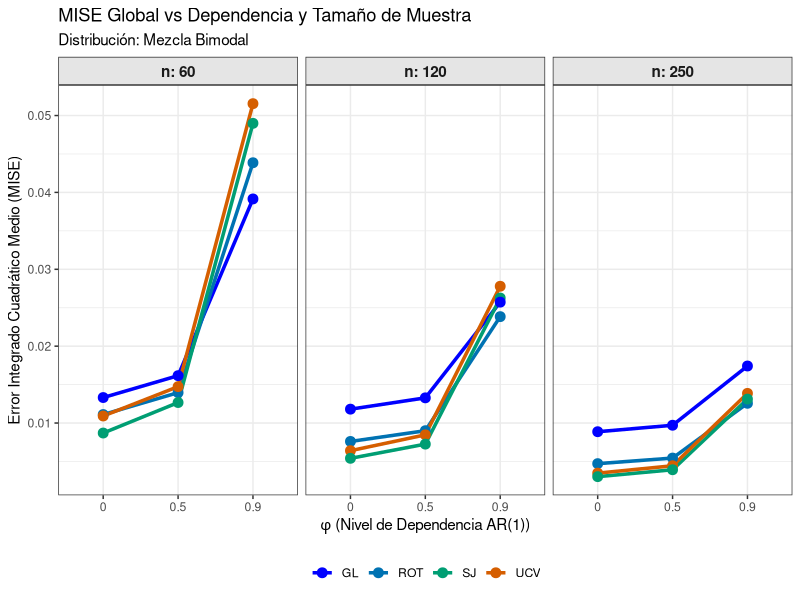
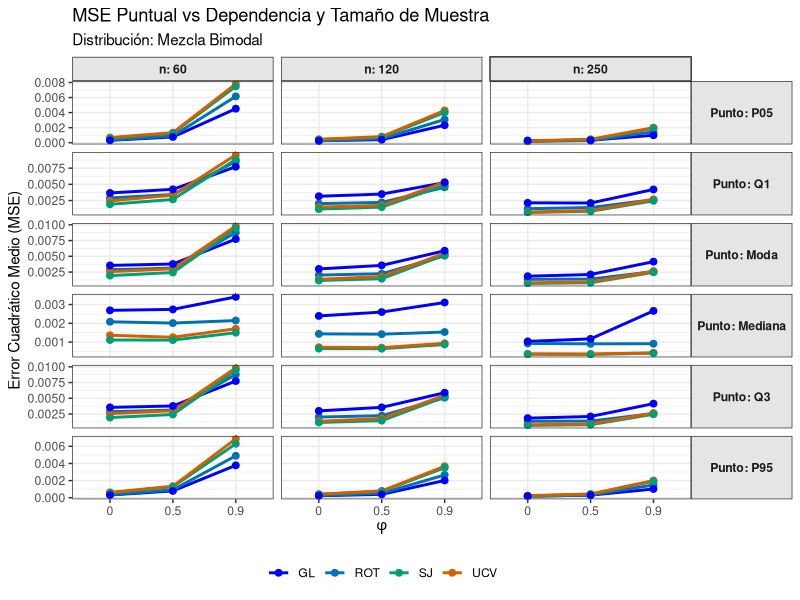
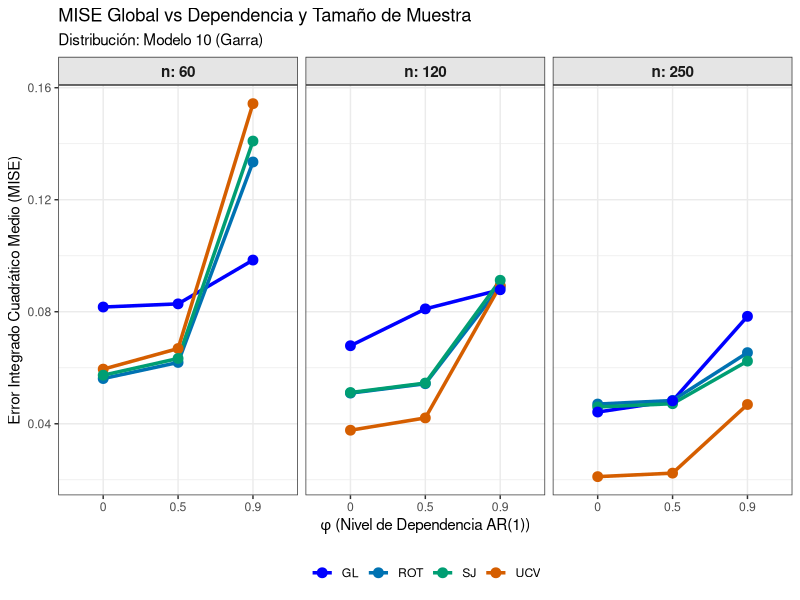
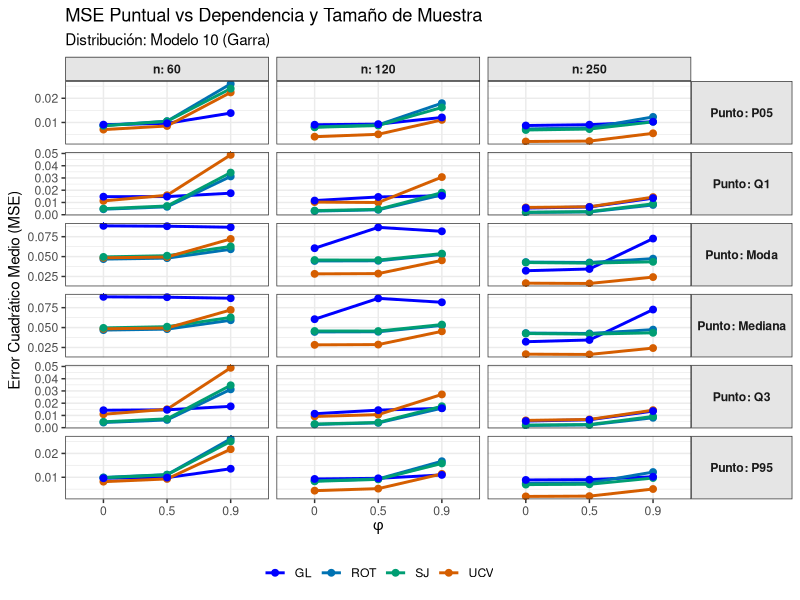
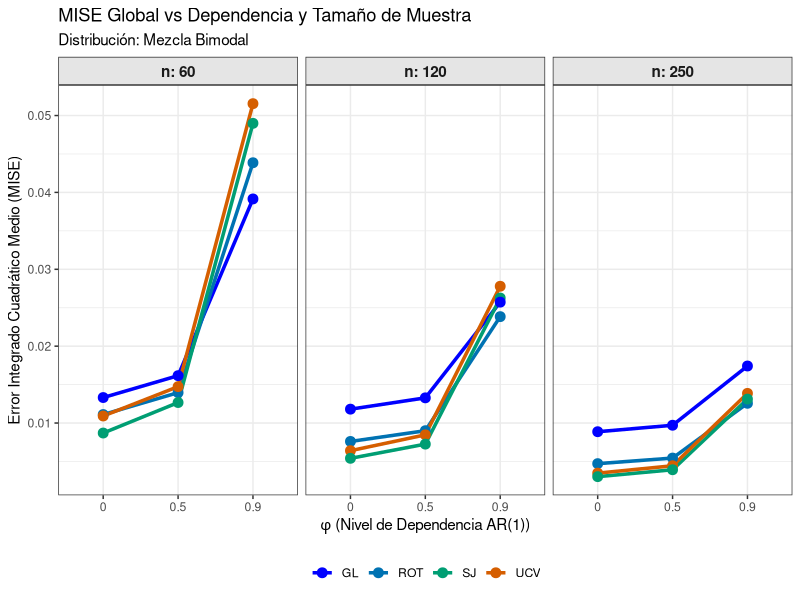
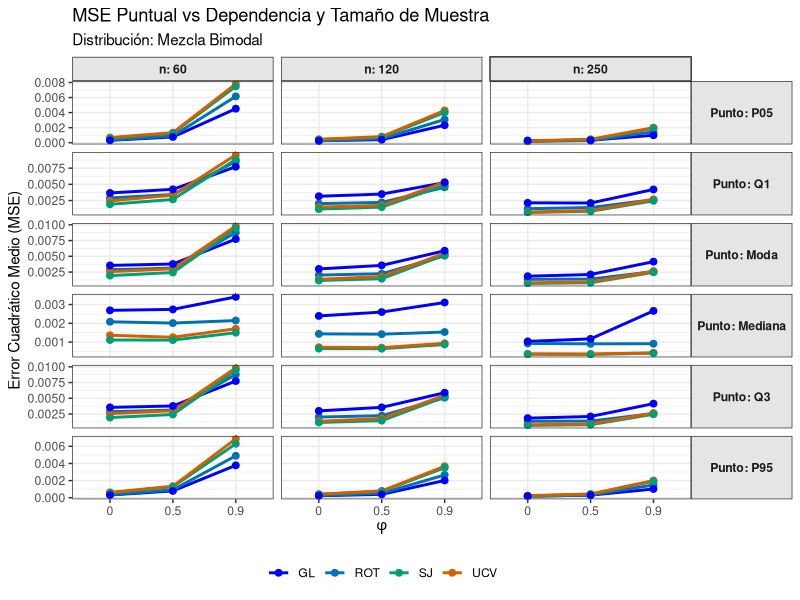
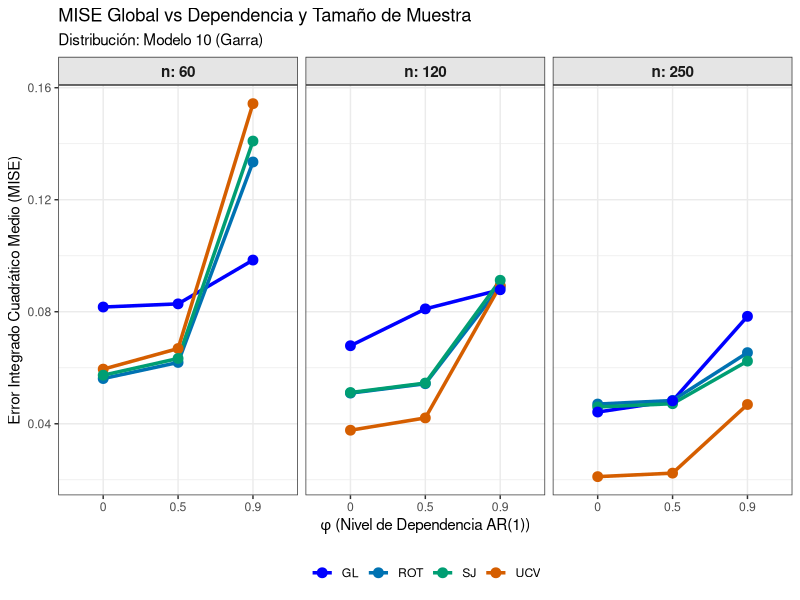
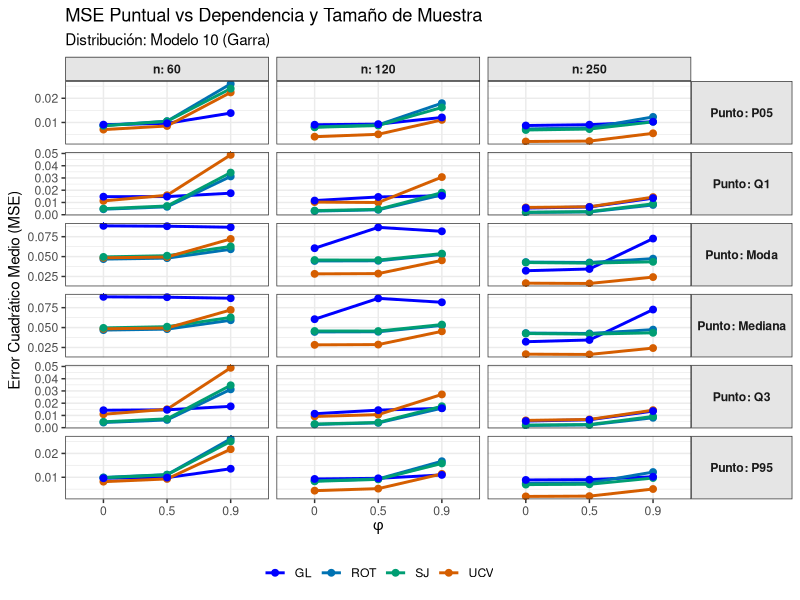

Write the R code that produced these figures, in order.
# =====================================================================
# SCRIPT DE VISUALIZACIÓN: IMPORTACIÓN DE EXCEL Y GRÁFICOS
# =====================================================================

# 1. Carga de paquetes necesarios
if (!require(readxl)) install.packages("readxl")
if (!require(ggplot2)) install.packages("ggplot2")
if (!require(tidyr)) install.packages("tidyr")
if (!require(dplyr)) install.packages("dplyr")

library(readxl)
library(ggplot2)
library(tidyr)
library(dplyr)

# Directorio donde guardaste los Excel
setwd("~/Desktop/tesis_sebastian/adaptive-density-weak-dep/scripts/calibration_study/Nuevo")

# =====================================================================
# 2. IMPORTACIÓN Y CONSOLIDACIÓN DE DATOS (MISE y MSE)
# =====================================================================

# A) Lectura de archivos MISE (Inyectamos la columna 'n' de forma segura con mutate)
cat("Importando archivos MISE...\n")
mise_n60  <- read_excel("mise_simulacion_mezclas_n60.xlsx") %>% mutate(n = 60)
mise_n120 <- read_excel("mise_simulacion_mezclas_n120.xlsx") %>% mutate(n = 120)
mise_n250 <- read_excel("mise_simulacion_mezclas_n250.xlsx") %>% mutate(n = 250)

# Variables con nombres muy distintos para evitar confusiones
tabla_global_mise <- bind_rows(
  mise_n60, 
  mise_n120, 
  mise_n250
)

# B) Lectura de archivos MSE Puntual (Inyectamos la columna 'n')
cat("Importando archivos MSE Puntual...\n")
mse_n60  <- read_excel("mse_simulacion_mezclas_n60.xlsx") %>% mutate(n = 60)
mse_n120 <- read_excel("mse_simulacion_mezclas_n120.xlsx") %>% mutate(n = 120)
mse_n250 <- read_excel("mse_simulacion_mezclas_n250.xlsx") %>% mutate(n = 250)

tabla_puntual_mse <- bind_rows(
  mse_n60, 
  mse_n120, 
  mse_n250
)

# =====================================================================
# 3. FUNCIONES DE GRAFICACIÓN (ggplot2)
# =====================================================================

colores_metodos <- c("ROT" = "#0072B2", "UCV" = "#D55E00", "SJ" = "#009E73", "GL" = "blue")

# Función 1: Gráfico del MISE
generar_grafico_mise <- function(df_mise, nombre_densidad) {
  
  df_sub <- df_mise %>% filter(Distribucion == nombre_densidad)
  
  df_long <- df_sub %>%
    pivot_longer(cols = c(ROT, UCV, SJ, GL), names_to = "Metodo", values_to = "MISE")
  
  df_long$MISE <- as.numeric(df_long$MISE)
  
  p <- ggplot(df_long, aes(x = as.factor(Phi), y = MISE, color = Metodo, group = Metodo)) +
    geom_line(linewidth = 1.2) +
    geom_point(size = 3) +
    facet_wrap(~ n, labeller = label_both) + 
    theme_bw() +
    labs(
      title = paste("MISE Global vs Dependencia y Tamaño de Muestra"),
      subtitle = paste("Distribución:", nombre_densidad),
      x = expression(phi ~ "(Nivel de Dependencia AR(1))"),
      y = "Error Integrado Cuadrático Medio (MISE)"
    ) +
    scale_color_manual(values = colores_metodos) +
    theme(
      legend.position = "bottom",
      legend.title = element_blank(),
      strip.background = element_rect(fill = "gray90"),
      strip.text = element_text(face = "bold", size = 11)
    )
  
  print(p)
  
  nombre_archivo <- paste0("Grafico_MISE_", gsub(" ", "_", nombre_densidad), ".png")
  ggsave(nombre_archivo, plot = p, width = 10, height = 5, dpi = 300)
  cat("Guardado:", nombre_archivo, "\n")
}

# Función 2: Gráfico del MSE Puntual
generar_grafico_mse_puntual <- function(df_mse, nombre_densidad) {
  
  df_sub <- df_mse %>% filter(Distribucion == nombre_densidad)
  
  df_long <- df_sub %>%
    pivot_longer(cols = c(ROT, UCV, SJ, GL), names_to = "Metodo", values_to = "MSE")
  
  df_long$MSE <- as.numeric(df_long$MSE)
  
  orden_puntos <- c("P05", "Q1", "Moda", "Mediana", "Q3", "P95")
  df_long$Punto <- factor(df_long$Punto, levels = orden_puntos)
  
  p <- ggplot(df_long, aes(x = as.factor(Phi), y = MSE, color = Metodo, group = Metodo)) +
    geom_line(linewidth = 1) +
    geom_point(size = 2) +
    facet_grid(Punto ~ n, scales = "free_y", labeller = label_both) + 
    theme_bw() +
    labs(
      title = paste("MSE Puntual vs Dependencia y Tamaño de Muestra"),
      subtitle = paste("Distribución:", nombre_densidad),
      x = expression(phi),
      y = "Error Cuadrático Medio (MSE)"
    ) +
    scale_color_manual(values = colores_metodos) +
    theme(
      legend.position = "bottom",
      legend.title = element_blank(),
      strip.background = element_rect(fill = "gray90"),
      strip.text.y = element_text(angle = 0, face = "bold"), 
      strip.text.x = element_text(face = "bold")
    )
  
  print(p)
  
  nombre_archivo <- paste0("Grafico_MSE_", gsub(" ", "_", nombre_densidad), ".png")
  ggsave(nombre_archivo, plot = p, width = 10, height = 12, dpi = 300)
  cat("Guardado:", nombre_archivo, "\n")
}

# =====================================================================
# 4. EJECUCIÓN DE GRÁFICOS
# =====================================================================
cat("\nGenerando gráficos para Mezcla Bimodal...\n")
generar_grafico_mise(tabla_global_mise, "Mezcla Bimodal")
generar_grafico_mse_puntual(tabla_puntual_mse, "Mezcla Bimodal")

cat("\nGenerando gráficos para Modelo 10 (Garra)...\n")
generar_grafico_mise(tabla_global_mise, "Modelo 10 (Garra)")
generar_grafico_mse_puntual(tabla_puntual_mse, "Modelo 10 (Garra)")
